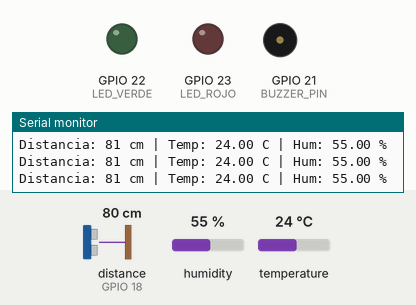
Simulated run of this sketch. Board: ESP32. On the bench: output pins drawn as LEDs (lit = HIGH), buzzer (waves = sounding, pin HIGH), the last lines printed to the serial monitor. Inputs (shaded band) come from the test bench; at power-on: distance to the obstacle (sensor on GPIO 18) 80 cm, humidity 55 %, temperature 24 °C. The echo pulse lasts 58.3 µs per cm.

Above: at 1.06 s.
1.3 s: distance to the obstacle (sensor on GPIO 18) set to 32 cm
At 1.61 s:
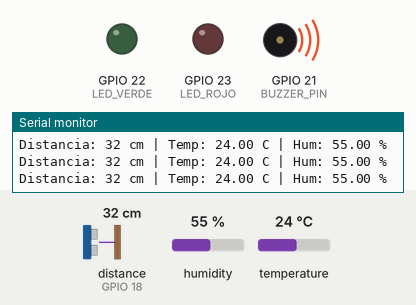
4.8 s: distance to the obstacle (sensor on GPIO 18) set to 27 cm
At 5.1 s:
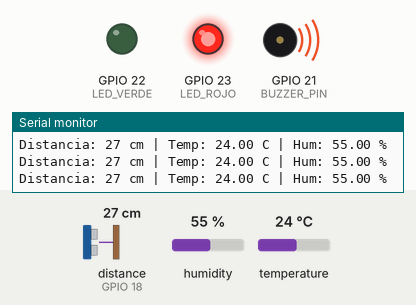
8.3 s: distance to the obstacle (sensor on GPIO 18) set to 120 cm
At 8.8 s:
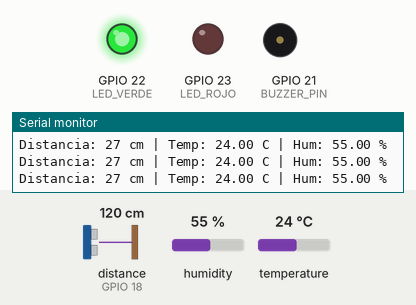
9.8 s: distance to the obstacle (sensor on GPIO 18) set to 103 cm
11.3 s: distance to the obstacle (sensor on GPIO 18) set to 92 cm
At 12.48 s:
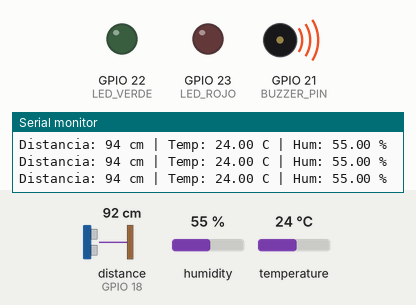
14.8 s: distance to the obstacle (sensor on GPIO 18) set to 2 cm
At 15.33 s:
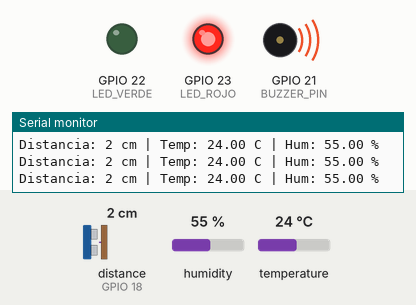
Timing chart, 0 to 19.3 s (numbered marks = the images above; inputs shaded):
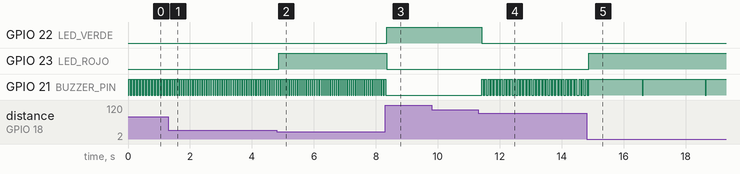

The sketch:

ESP32_HC-SR04_DHT11_LEDs_Buzzer__KY-037_comentado_.ino
```cpp
// Proyecto: Sistema de Monitoreo de Estacionamiento
// ESP32+HC-SR04+DHT11+LEDs+Buzzer+(KY-037 comentado)

#include <NewPing.h>
#include <DHT.h>

// ==== Pines ====
// Ultrasonido HC-SR04
#define TRIG_PIN 5
#define ECHO_PIN 18
#define MAX_DISTANCE 200 // cm
NewPing sonar(TRIG_PIN, ECHO_PIN, MAX_DISTANCE);

// DHT11
#define DHTPIN 4
#define DHTTYPE DHT11
DHT dht(DHTPIN, DHTTYPE);

// LEDs
#define LED_ROJO 23
#define LED_VERDE 22

// Buzzer activo
#define BUZZER_PIN 21

// KY-037 (comentado hasta que llegue)
//#define KY037_PIN 34   // Entrada analógica
//int micValue = 0;

void setup() {
  Serial.begin(115200);
  dht.begin();

  pinMode(LED_ROJO, OUTPUT);
  pinMode(LED_VERDE, OUTPUT);
  pinMode(BUZZER_PIN, OUTPUT);

  digitalWrite(LED_ROJO, LOW);
  digitalWrite(LED_VERDE, LOW);
  digitalWrite(BUZZER_PIN, LOW);

  Serial.println("=== Prueba con buzzer + código KY-037 preparado ===");
}

void loop() {
  // ==== Lectura ultrasonido ====
  unsigned int dist = sonar.ping_cm();
  if (dist == 0) dist = 999; // fuera de rango

  // ==== Lectura DHT11 ====
  float temp = dht.readTemperature();
  float hum  = dht.readHumidity();

  // ==== LEDs ====
  if (dist <= 30) {                 // Ocupado
    digitalWrite(LED_ROJO, HIGH);
    digitalWrite(LED_VERDE, LOW);
  } else if (dist >= 100 && dist < 999) { // Libre
    digitalWrite(LED_ROJO, LOW);
    digitalWrite(LED_VERDE, HIGH);
  } else {                         // Intermedio
    digitalWrite(LED_ROJO, LOW);
    digitalWrite(LED_VERDE, LOW);
  }

  // ==== Buzzer activo (alerta sonora) ====
  if (dist < 100 && dist > 0) {
    // A menor distancia, mayor frecuencia de pitidos
    int delayMs = map(dist, 1, 100, 5, 50); // de 50 ms (muy cerca) a 500 ms (100 cm)
    digitalWrite(BUZZER_PIN, HIGH);
    delay(50); // pitido corto fijo
    digitalWrite(BUZZER_PIN, LOW);
    delay(delayMs);
  } else {
    digitalWrite(BUZZER_PIN, LOW); // no sonar si libre
    delay(500);
  }

  // ==== Sensor de ruido KY-037 (comentado) ====
  /*
  micValue = analogRead(KY037_PIN);
  Serial.print("Mic: ");
  Serial.println(micValue);
  */

  // ==== Mostrar en Serial ====
  Serial.print("Distancia: ");
  Serial.print(dist);
  Serial.print(" cm | Temp: ");
  Serial.print(isnan(temp) ? -999 : temp);
  Serial.print(" C | Hum: ");
  Serial.print(isnan(hum) ? -999 : hum);
  Serial.println(" %");
}
```

Measured:
- the behaviour switches between 31 and 30 cm on distance to the obstacle (sensor on GPIO 18) (found by bisection; images 1 and 2)
- the behaviour switches between 98 and 97 cm on distance to the obstacle (sensor on GPIO 18) (found by bisection; images 3 and 4)
- after the input at 1.3 s, GPIO 21 (BUZZER_PIN): alternates HIGH for 0.05 s and LOW for 0.02 s, starting after 0.22 s
- after the input at 4.8 s, GPIO 23 (LED_ROJO): LOW → HIGH after 0.07 s
- after the input at 8.3 s, GPIO 22 (LED_VERDE): LOW → HIGH after 0.05 s; GPIO 23 (LED_ROJO): HIGH → LOW after 0.05 s; GPIO 21 (BUZZER_PIN): goes on until 8.3 s, then stays LOW
- after the input at 11.3 s, GPIO 22 (LED_VERDE): HIGH → LOW after 0.11 s; GPIO 21 (BUZZER_PIN): alternates HIGH for 0.05 s and LOW for 0.05 s, starting after 0.11 s
- after the input at 14.8 s, GPIO 23 (LED_ROJO): LOW → HIGH after 0.06 s; GPIO 21 (BUZZER_PIN): alternates HIGH for 2.0 s and LOW for 0.03 s, starting after 1.8 s
- by itself, GPIO 21 (BUZZER_PIN): alternates HIGH for 0.05 s and LOW for 0.05 s
